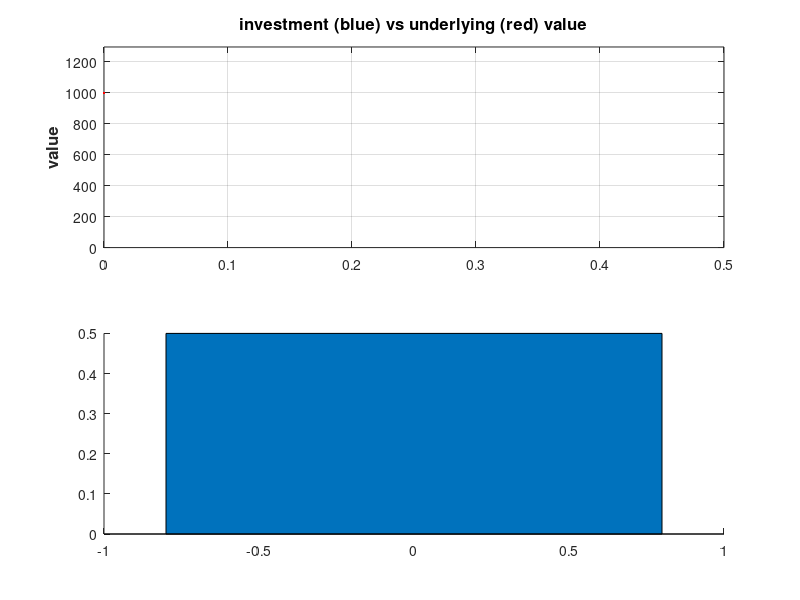

Write the MATLAB code that produced this figure. (Note: this script raises an error after producing the figure.)
% This script illustrates popular dynamic strategies
% - CPPI - constant proportion portfolio insurance 
% - delta-based option replication 
% - constant exposures/weights
% - buy & hold

% see Meucci, A. (2010) "Review of Dynamic Allocation Strategies - Convex versus Concave Management"
% available at http://ssrn.com/abstract=1635982


clear; clc; close all; 
%%%%%%%%%%%%%%%%%%%%%%%%%%%%%%%%%%%%%%%%%%%%%%%%%%%%%%%%%%%%%%%%%%%%%%%%%%%%%%%%%%%%%%%%%%%%%%%%%%%%%%%%%%%%%%%%%%%%%%%%%%%%%%%%%%%%%%
% input parameters

Initial_Investment = 1000;
Time_Horizon = 6/12; % in years
Time_Step = 1/252; % in years
Strategy = 1; % 1=Constant exposures; 2=Buy&Hold; 3=CPPI; 4=Delta Hedging

m=0.2;  % yearly expected return on the underlying
s=0.40; % yearly expected percentage volatility on the stock index
r=0.04; % risk-free (money market) interest rate

NumSimul=30000;

%%%%%%%%%%%%%%%%%%%%%%%%%%
if Strategy==1 % Constant exposures
    % amount to be invested in the underlying? e.g.: 50
    Prct = 50 ;
end
if Strategy==2 % Buy&Hold
    % proportion of underlying you want to hold in the beginning, e.g.: 50
    Prct = 50 ;
end
if Strategy==3 % CPPI
    % floor today (will evolve at the risk-free rate), e.g.: 950
    Floor = 980; 
    % leverage on the cushion between your money and the floor, e.g. 3
    Multiple_CPPI = 5; 
end
if Strategy==4 % Delta Hedging
    % level of aggressivness bw 0 and 1
    Aggressivness = .2;
end


%%%%%%%%%%%%%%%%%%%%%%%%%%%%%%%%%%%%%%%%%%%%%%%%%%%%%%%%%%%%%%%%%%%%%%%%%%%%%%%%%%%%%%%%%%%%%%%%%%%%%%%%%%%%%%%%%%%%%%%%%%%%%%%%%%%%%%
% initialize values
Underlying_Index=Initial_Investment;  % value of the underlyting at starting time, normalzed to equal investment
Start=Underlying_Index;
Elapsed_Time=0;
Portfolio_Value=Initial_Investment;

if Strategy==1 % Constant Weights
    Underlying_in_Portfolio_Percent = Prct/100;
end
if Strategy==2 % Constant Weights
    Underlying_in_Portfolio_Percent = Prct/100;
end
if Strategy==3 % CPPI
    Cushion=max(0,Portfolio_Value-Floor);
    Underlyings_in_Portfolio=min(Portfolio_Value,max(0,Multiple_CPPI*Cushion));
    Cash_in_Portfolio=Portfolio_Value-Underlyings_in_Portfolio;
    Underlying_in_Portfolio_Percent = Underlyings_in_Portfolio./Portfolio_Value;
end
if Strategy==4 % Delta Hedging
    options=[];
    Strike = fsolve('Solve4Strike',Start,options,Time_Horizon,Underlying_Index,s,r,Initial_Investment,Aggressivness*Initial_Investment/3);
    Underlying_in_Portfolio_Percent = Delta(Time_Horizon-Elapsed_Time,Underlying_Index,s,Strike,r);
end


Underlyings_in_Portfolio=Portfolio_Value*Underlying_in_Portfolio_Percent;
Cash_in_Portfolio=Portfolio_Value-Underlyings_in_Portfolio;

% initialize parameters for the plot (no theory in this)
close all;
Portfolio_Series=Portfolio_Value;
Market_Series=Underlying_Index;
Percentage_Series=Underlying_in_Portfolio_Percent;

% asset evolution and portfolio rebalancing
while Elapsed_Time < Time_Horizon -10^(-5)  % add this term to avoid errors
    % time elapses...
    Elapsed_Time=Elapsed_Time+Time_Step;

    % ...asset prices evolve and portfolio takes on new value...
    Multiplicator = exp((m-s^2/2)*Time_Step+s*sqrt(Time_Step)*randn(NumSimul,1));
    Underlying_Index = Underlying_Index.*Multiplicator;
    Underlyings_in_Portfolio = Underlyings_in_Portfolio.*Multiplicator;
    Cash_in_Portfolio = Cash_in_Portfolio*exp(r*Time_Step);
    Portfolio_Value = Underlyings_in_Portfolio+Cash_in_Portfolio;
        
    % ...and we rebalance our portfolio 
    if Strategy==1 % Constant Weights
        Underlying_in_Portfolio_Percent = Underlying_in_Portfolio_Percent; 
        Underlyings_in_Portfolio=Portfolio_Value.*Underlying_in_Portfolio_Percent;
        Cash_in_Portfolio=Portfolio_Value-Underlyings_in_Portfolio;
    end
    if Strategy==2 % Buy&Hold
        Underlying_in_Portfolio_Percent = Underlyings_in_Portfolio./Portfolio_Value;
    end
    if Strategy==3 % CPPI
        Floor=Floor*exp(r*Time_Step);
        Cushion=max(0,Portfolio_Value-Floor);
        Underlyings_in_Portfolio=min(Portfolio_Value,max(0,Multiple_CPPI*Cushion));
        Cash_in_Portfolio=Portfolio_Value-Underlyings_in_Portfolio;
        Underlying_in_Portfolio_Percent = Underlyings_in_Portfolio./Portfolio_Value;
    end
    if Strategy==4 % Delta Hedging
        Underlying_in_Portfolio_Percent = Delta(Time_Horizon-Elapsed_Time,Underlying_Index,s,Strike,r);
        Underlyings_in_Portfolio=Portfolio_Value.*Underlying_in_Portfolio_Percent;
        Cash_in_Portfolio=Portfolio_Value-Underlyings_in_Portfolio;
    end
    
    
    % store one path for the movie (no theory in this)
    Portfolio_Series = [Portfolio_Series Portfolio_Value(1)];
    Market_Series=[Market_Series Underlying_Index(1)];
    Percentage_Series=[Percentage_Series Underlying_in_Portfolio_Percent(1)];
end

% play the movie for one path
Time=[0:Time_Step:Time_Horizon];
y_max=max([Portfolio_Series Market_Series])*1.2;
for i=1:length(Time)
    subplot(2,1,1);
    plot(Time(1:i),Portfolio_Series(1:i),'linewidth',2.5,'color','b');
    hold on;
    plot(Time(1:i),Market_Series(1:i),'linewidth',2,'color','r');
    axis([0 Time_Horizon 0 y_max]);
    grid on;
    ylabel('value','fontsize',12,'fontweight','bold');
    title('investment (blue) vs underlying (red) value','fontsize',12,'fontweight','bold')
    
    subplot(2,1,2);    
    bar(Time(1:i),Percentage_Series(1:i),'stack','r');
    axis([0 Time_Horizon 0 1]);
    grid on;
    xlabel('time','fontsize',12,'fontweight','bold');
    ylabel('%','fontsize',12,'fontweight','bold');
    title('percentage of underlying in portfolio','fontsize',12,'fontweight','bold')
    

    set(gcf,'Units','normalized','Position', [0.1, 0.1, .8, .8]);
    F(i) = getframe;
end
%break
% plot the scatterplot
figure

% marginals
NumBins=round(10*log(NumSimul));

subplot('Position',[.05 .3 .18 .6]) 
[n,D]=hist(Portfolio_Value,NumBins);
barh(D,n,1);
[y_lim]=get(gca,'ylim');
set(gca,'xtick',[])
grid on

subplot('Position',[.3 .05 .6 .2]) 
[n,D]=hist(Underlying_Index,NumBins);
bar(D,n,1);
[x_lim]=get(gca,'xlim');
set(gca,'ytick',[])
grid on

% joint scatter plot
subplot('Position',[.3 .3 .6 .6]) 
plot(Underlying_Index,Portfolio_Value,'LineStyle','none','marker','.');
hold on;
so=sort(Underlying_Index);
plot(so,so,'r');
set(gca,'xlim',x_lim,'ylim',y_lim)
grid on;
xlabel('underlying at horizon (~ buy & hold )','fontweight','bold');
ylabel('investment at horizon','fontweight','bold');

set(gcf,'Units','normalized','Position', [0.1, 0.1, .8, .8]);
